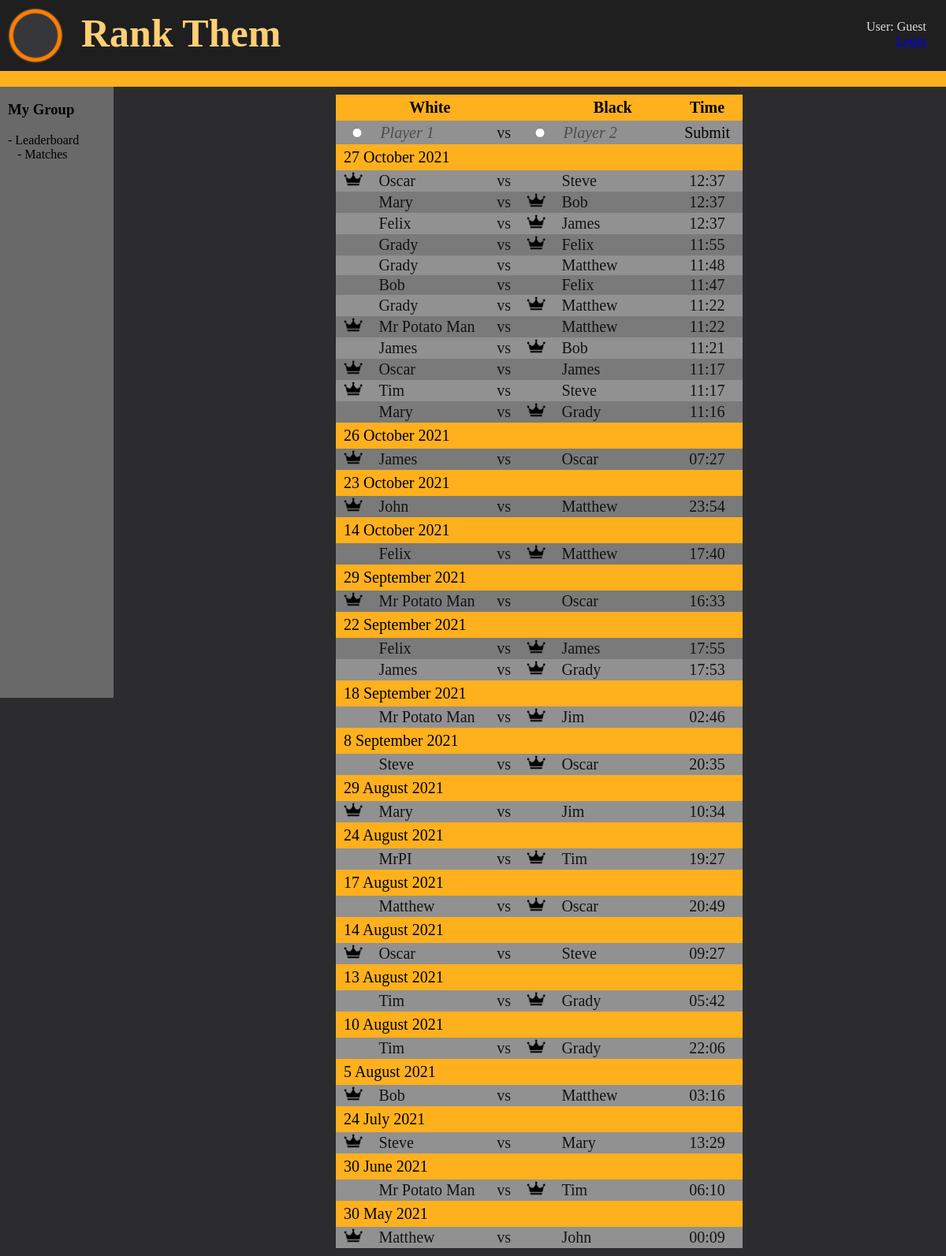
Screenshot of /matches with the database file from the repository.
### tables this page shows
CREATE TABLE User (id INTEGER PRIMARY KEY, name STRING, image STRING, email STRING, password TEXT, OAuth STRING);

### main.py (the view)
@app.route("/matches")
def matches():
    info = select("""SELECT Event.id, Event.date, Event.result,
                    Member.id, User.name FROM Club
                    JOIN Event ON Club.id = Event.club
                    JOIN Player ON Event.id = Player.eid
                    JOIN Member ON Player.mid = Member.id
                    JOIN User ON Member.uid = User.id
                    WHERE Club.id = ?
                    ORDER BY Event.date DESC""", ("1",))
    matches = []
    date = []
    months = {'01': "January", '02': "Febuary", '03': "March", '04': "April",
              '05': "May", '06': "June", '07': "July", '08': "August",
              '09': "September", '10': "October", '11': "November",
              '12': "December"}
    from_zone = tz.tzutc()
    to_zone = tz.tzlocal()
    if info != []:
        matches = [list(info.pop(0))]
        d = datetime.strptime(datetime.fromtimestamp(matches[0][1]).strftime("%d %m %Y %H:%M"),
                              '%d %m %Y %H:%M').replace(tzinfo=from_zone).astimezone(to_zone)
        date.append([d.strftime("%d %m %Y"), 1])
        matches[0][1] = d.strftime("%H:%M")
    for i in range(len(info)):
        temp = list(info.pop(0))
        if temp[0] == matches[-1][0]:
            matches[-1] += temp[-2:]
        else:
            d = datetime.strptime(datetime.fromtimestamp(temp[1]).strftime("%d %m %Y %H:%M"),
                                  '%d %m %Y %H:%M').replace(tzinfo=from_zone).astimezone(to_zone)
            if d.strftime("%d %m %Y") == date[-1][0]:
                date[-1][1] += 1
            else:
                date.append([d.strftime("%d %m %Y"), 1])
            temp[1] = d.strftime("%H:%M")
            matches.append(temp)
    for i in date:
        d = i[0].split()
        d[0] = str(int(d[0]))
        d[1] = months[d[1]]
        i[0] = " ".join(d)
    return render_template("matches.html", title="Matches", group_name="my group",
                           page=1, matches=matches, date=date)

### main.py (called while the page is built)
def get_conn():
    con = sqlite3.connect("./static/chessELO.db")
    cur = con.cursor()
    return con, cur

def select(txt, dat=""):
    con, cursor = get_conn()
    if dat == "":
        cursor.execute(txt)
    else:
        cursor.execute(txt, dat)
    ret = cursor.fetchall()
    con.close()
    return ret

### templates/matches.html (shortened to what this page needs)
{% extends 'layout.html' %}
{% block content %}
{% include 'side-nav.html' %}
<div class="content" id="content">
    <table class="matches">
        <tbody>
            <tr>
                <th style="width: 5%; z-index: 10;"></th>
                <th style="width: 30%;">White</th>
                <th style="width: 4%;"></th>
                <th style="width: 5%;"></th>
                <th style="width: 30%;">Black</th>
                <th style="width: 17%;">Time</th>
            </tr>
            <tr>
                <td style="height: 28px;">
                    <input type="radio" name="winner" id="winner1" value="1" style="width: 100%;"
                        onclick="changeWinner(0)">
                </td>
                <td><input type="text" placeholder="Player 1" id="player1" list="p1drop" onkeyup="autofill_matches(0)">
                </td>
                <td>vs</td>
                <td><input type="radio" name="winner" id="winner2" style="width: 100%;" value="2"
                        onclick="changeWinner(1)"></td>
                <td><input type="text" placeholder="Player 2" id="player2" list="p2drop" onkeyup="autofill_matches(1)">
                </td>
                <td><input type="button" value="Submit" onclick="submit()"></td>
            </tr>
            {% for i in date %}
            <tr>
                <td colspan="6" class="dateHead">
                    {{i[0]}}
                </td>
            </tr>
            {% for j in range(i[1]) %}
            {% set t = matches.pop(0) %}
            <tr>
                <td>{% if t[2] == t[3] %} <img src="/static/images/crown.png" alt="👑"
                        style="height: 20px; z-index: 5;"> {% endif %}</td>
                <td>{{t[4]}}</td>
                <td>vs</td>
                <td>{% if t[2] == t[5] %} <img src="/static/images/crown.png" alt="👑" style="height: 20px;"> {% endif
                    %}</td>
                <td>{{t[6]}}</td>
                <td style="text-align: center;">{{t[1]}}</td>
            </tr>
            {% endfor %}
            {% endfor %}
        </tbody>
    </table>
</div>
{% endblock %}

### static/css/style.css (style rules this page uses)
.content { width:86vw; float: right; display: block; color: rgb(211, 211, 211); transform: translate(0, 120px); z-index: 10; }
.leaderboard, .matches { width: 50%; margin-left: auto; margin-right: auto; border-collapse: collapse; background-color: rgb(122, 122, 122); color: rgb(19, 19, 19); margin-bottom: 10px; z-index: inherit; }
.leaderboard tr, .matches tr { font-size: 20px; z-index: inherit; }
.leaderboard th, .matches th, .dateHead { background: #ffb01d; position: sticky; top: -10px; box-shadow: 0 2px 2px -1px rgba(0, 0, 0, 0.4); color: black; padding: 5px; z-index: inherit; }
.leaderboard th, .matches th { top: -10px; }
.dateHead { top: 20px; }
.leaderboard td, .matches td { padding-left: 10px; padding-right: 10px; z-index: inherit; }
.leaderboard tr:nth-child(even), .matches tr:nth-child(even) { background-color: rgb(145, 145, 145); }
.matches input, .leaderboard input { background-color: transparent; border: none; font-size: 20px; font-family: inherit; width: 100%; }
::placeholder { font-style: italic; color: rgb(77, 77, 77); }
body { background-color: #2c2c2e; margin: 0; top: 0; z-index: 10; }

### rows the page displays
User: name "Oscar" "Oscar" "Oscar", name "Oscar" "Oscar" "Oscar" "Oscar"
User: name "Steve" "Steve" "Steve", name "Steve" "Steve"
User: name "Mary" "Mary" "Mary", name "Mary"
User: name "Bob" "Bob", name "Bob" "Bob"
User: name "Felix" "Felix" "Felix", name "Felix" "Felix"
User: name "James" "James" "James", name "James" "James" "James"
User: name "Grady" "Grady" "Grady", name "Grady" "Grady" "Grady" "Grady"
User: name "Matthew" "Matthew" "Matthew" "Matthew" "Matthew" "Matthew", name "Matthew" "Matthew"
User: name "Mr Potato Man" "Mr Potato Man" "Mr Potato Man" "Mr Potato Man"
User: name "Tim" "Tim" "Tim", name "Tim" "Tim"
User: name "John", name "John"
User: name "Jim" "Jim"
User: name "MrPI"

### other values shown
{{ group_name }} "My Group"
{{ i[0] }} "27 October 2021" "26 October 2021" "23 October 2021" "14 October 2021" "29 September 2021" "22 September 2021" "18 September 2021" "8 September 2021" "29 August 2021" "24 August 2021" "17 August 2021" "14 August 2021" "13 August 2021" "10 August 2021" "5 August 2021" "24 July 2021" "30 June 2021" "30 May 2021"
{{ t[1] }} "12:37" "12:37" "12:37" "11:55" "11:48" "11:47" "11:22" "11:22" "11:21" "11:17" "11:17" "11:16" "07:27" "23:54" "17:40" "16:33" "17:55" "17:53" "02:46" "20:35" "10:34" "19:27" "20:49" "09:27" "05:42" "22:06" "03:16" "13:29" "06:10" "00:09"
